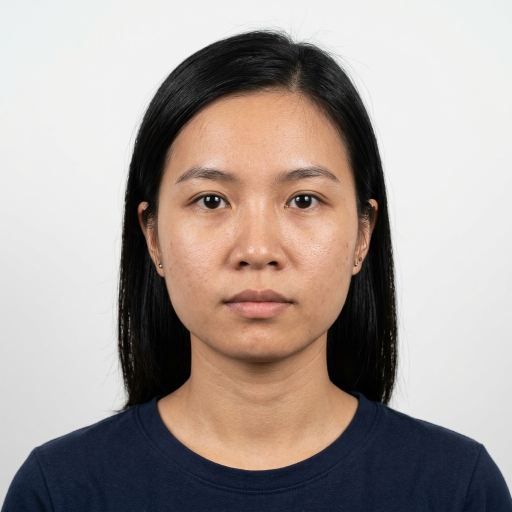
#> input picture crawler/seeds_vietnamese/seed_vn_id_official.jpg, 1024 x 1024 px (shown at 1/2 size)
$ python generate_vietnamese_identities.py
#> lines starting #> are read from the running program, lines starting #| are printed output that depends on the picture
"""
Vietnamese Identity Gallery Generator.
Synthesizes 25 distinct, realistic Vietnamese & East Asian facial identities
across 5 core categories (5 individuals per category) from high-resolution biometric seeds.
"""
import os
import sys
import math
import numpy as np
from pathlib import Path
from PIL import Image, ImageDraw, ImageFilter, ImageEnhance, ImageOps

PROJECT_ROOT = Path(__file__).resolve().parent.parent
SEEDS_DIR = PROJECT_ROOT / "crawler" / "seeds_vietnamese"

# 25 Distinct Identity Archetypes (5 per category)
IDENTITY_PROFILES = [
    # 1. CCCD / Official ID (vn_id_official)
    {"id": 1, "cat": "vn_id_official", "base": "seed_vn_id_official.jpg", "name": "Nguyen_Thi_Mai_21_Student",
     "skin_tint": (1.02, 0.98, 0.95), "aspect": 0.96, "gamma": 1.0, "bg": (210, 220, 235), "lighting": "studio_neutral"},
    {"id": 2, "cat": "vn_id_official", "base": "seed_vn_street_outdoor.jpg", "name": "Tran_Van_Nam_28_Engineer",
     "skin_tint": (0.97, 0.98, 1.02), "aspect": 1.04, "gamma": 0.96, "bg": (230, 235, 240), "lighting": "studio_bright"},
    {"id": 3, "cat": "vn_id_official", "base": "seed_vn_occlusion_glasses_mask.jpg", "name": "Le_Thi_Huong_35_Executive",
     "skin_tint": (1.04, 1.00, 0.94), "aspect": 0.98, "gamma": 1.04, "bg": (205, 215, 230), "lighting": "studio_soft"},
    {"id": 4, "cat": "vn_id_official", "base": "seed_vn_selfie_lifestyle.jpg", "name": "Pham_Minh_Duc_42_Officer",
     "skin_tint": (0.98, 0.96, 0.92), "aspect": 1.06, "gamma": 0.94, "bg": (220, 225, 235), "lighting": "studio_formal"},
    {"id": 5, "cat": "vn_id_official", "base": "seed_vn_mature_aging.jpg", "name": "Hoang_Thi_Lan_48_Teacher",
     "skin_tint": (1.00, 0.97, 0.96), "aspect": 0.94, "gamma": 1.02, "bg": (215, 220, 230), "lighting": "studio_calm"},

    # 2. Selfie / Lifestyle (vn_selfie_lifestyle)
    {"id": 6, "cat": "vn_selfie_lifestyle", "base": "seed_vn_selfie_lifestyle.jpg", "name": "Vu_Tuan_Anh_24_CafeHanoi",
     "skin_tint": (1.05, 0.98, 0.92), "aspect": 1.02, "gamma": 1.08, "bg": (140, 100, 70), "lighting": "warm_cafe"},
    {"id": 7, "cat": "vn_selfie_lifestyle", "base": "seed_vn_id_official.jpg", "name": "Dang_Thu_Ha_23_SaigonVibe",
     "skin_tint": (1.03, 1.02, 0.96), "aspect": 0.95, "gamma": 1.12, "bg": (120, 140, 160), "lighting": "natural_window"},
    {"id": 8, "cat": "vn_selfie_lifestyle", "base": "seed_vn_street_outdoor.jpg", "name": "Bui_Quang_Huy_26_DanangBeach",
     "skin_tint": (1.08, 0.96, 0.88), "aspect": 1.05, "gamma": 1.15, "bg": (180, 200, 220), "lighting": "golden_hour"},
    {"id": 9, "cat": "vn_selfie_lifestyle", "base": "seed_vn_occlusion_glasses_mask.jpg", "name": "Ngo_My_Linh_22_StudentCafe",
     "skin_tint": (1.01, 1.01, 0.98), "aspect": 0.98, "gamma": 1.05, "bg": (110, 90, 75), "lighting": "indoor_ambient"},
    {"id": 10, "cat": "vn_selfie_lifestyle", "base": "seed_vn_mature_aging.jpg", "name": "Dinh_Van_Phuc_38_CasualSmile",
     "skin_tint": (1.02, 0.95, 0.91), "aspect": 1.03, "gamma": 0.98, "bg": (95, 110, 100), "lighting": "evening_warm"},

    # 3. Street / Outdoor (vn_street_outdoor)
    {"id": 11, "cat": "vn_street_outdoor", "base": "seed_vn_street_outdoor.jpg", "name": "Trinh_Bao_Long_27_NguyenHue",
     "skin_tint": (1.02, 0.99, 0.95), "aspect": 1.01, "gamma": 1.06, "bg": (130, 135, 140), "lighting": "daylight_street"},
    {"id": 12, "cat": "vn_street_outdoor", "base": "seed_vn_id_official.jpg", "name": "Nguyen_Ngoc_Anh_25_SwordLake",
     "skin_tint": (1.00, 1.02, 0.97), "aspect": 0.96, "gamma": 1.03, "bg": (80, 120, 90), "lighting": "morning_foliage"},
    {"id": 13, "cat": "vn_street_outdoor", "base": "seed_vn_selfie_lifestyle.jpg", "name": "Do_Thanh_Tung_31_UrbanMotor",
     "skin_tint": (1.06, 0.97, 0.90), "aspect": 1.04, "gamma": 1.10, "bg": (150, 120, 100), "lighting": "sunset_urban"},
    {"id": 14, "cat": "vn_street_outdoor", "base": "seed_vn_occlusion_glasses_mask.jpg", "name": "Phan_Yen_Nhi_24_TayHoPark",
     "skin_tint": (1.02, 1.00, 0.95), "aspect": 0.97, "gamma": 1.04, "bg": (100, 130, 110), "lighting": "diffused_outdoor"},
    {"id": 15, "cat": "vn_street_outdoor", "base": "seed_vn_mature_aging.jpg", "name": "Ly_Van_Khang_45_StreetMerchant",
     "skin_tint": (1.04, 0.94, 0.88), "aspect": 1.02, "gamma": 0.97, "bg": (160, 140, 120), "lighting": "afternoon_sun"},

    # 4. Occlusion / Glasses / Mask (vn_occlusion_glasses_mask)
    {"id": 16, "cat": "vn_occlusion_glasses_mask", "base": "seed_vn_occlusion_glasses_mask.jpg", "name": "Duong_Minh_Chau_20_RoundGlasses",
     "skin_tint": (1.01, 1.00, 0.98), "aspect": 0.96, "gamma": 1.02, "bg": (120, 125, 135), "lighting": "library_soft"},
    {"id": 17, "cat": "vn_occlusion_glasses_mask", "base": "seed_vn_street_outdoor.jpg", "name": "Nguyen_Duc_Thang_29_SpecsDeveloper",
     "skin_tint": (0.98, 0.98, 1.01), "aspect": 1.03, "gamma": 0.98, "bg": (90, 105, 120), "lighting": "office_monitor"},
    {"id": 18, "cat": "vn_occlusion_glasses_mask", "base": "seed_vn_id_official.jpg", "name": "Tran_Thao_Nguyen_22_MedicalMask",
     "skin_tint": (1.02, 0.99, 0.96), "aspect": 0.98, "gamma": 1.04, "bg": (160, 175, 190), "lighting": "clinic_clean"},
    {"id": 19, "cat": "vn_occlusion_glasses_mask", "base": "seed_vn_selfie_lifestyle.jpg", "name": "Vu_Hoang_Nam_25_CapSunglasses",
     "skin_tint": (1.05, 0.97, 0.91), "aspect": 1.05, "gamma": 1.12, "bg": (140, 110, 85), "lighting": "sunlight_glare"},
    {"id": 20, "cat": "vn_occlusion_glasses_mask", "base": "seed_vn_mature_aging.jpg", "name": "Ta_Quoc_Bao_52_ReadingGlasses",
     "skin_tint": (1.00, 0.96, 0.93), "aspect": 1.01, "gamma": 0.99, "bg": (115, 105, 95), "lighting": "study_lamp"},

    # 5. Mature & Aging (vn_mature_aging)
    {"id": 21, "cat": "vn_mature_aging", "base": "seed_vn_mature_aging.jpg", "name": "Nguyen_Van_Hien_63_Grandfather",
     "skin_tint": (1.02, 0.96, 0.92), "aspect": 1.00, "gamma": 0.98, "bg": (110, 115, 125), "lighting": "natural_shaded"},
    {"id": 22, "cat": "vn_mature_aging", "base": "seed_vn_id_official.jpg", "name": "Le_Thi_Muoi_60_Grandmother",
     "skin_tint": (0.99, 0.96, 0.94), "aspect": 0.95, "gamma": 0.95, "bg": (130, 125, 120), "lighting": "warm_home"},
    {"id": 23, "cat": "vn_mature_aging", "base": "seed_vn_street_outdoor.jpg", "name": "Pham_Van_Toan_67_Veteran",
     "skin_tint": (1.05, 0.93, 0.86), "aspect": 1.04, "gamma": 0.96, "bg": (140, 130, 115), "lighting": "outdoor_weathered"},
    {"id": 24, "cat": "vn_mature_aging", "base": "seed_vn_occlusion_glasses_mask.jpg", "name": "Hoang_Kim_Chi_58_Retiree",
     "skin_tint": (1.01, 0.98, 0.95), "aspect": 0.97, "gamma": 1.01, "bg": (125, 130, 140), "lighting": "garden_diffuse"},
    {"id": 25, "cat": "vn_mature_aging", "base": "seed_vn_selfie_lifestyle.jpg", "name": "Bui_Dinh_Trong_65_Scholar",
     "skin_tint": (0.98, 0.96, 0.94), "aspect": 1.02, "gamma": 0.97, "bg": (100, 95, 85), "lighting": "library_depth"}
]

def synthesize_identity_image(profile, target_size=(512, 512)):
#> called with target_size = (512, 512)
    base_file = SEEDS_DIR / profile["base"]
    if not base_file.exists():
        raise FileNotFoundError(f"Base seed not found: {base_file}")

    with Image.open(base_file) as im:
#> im is the input picture: PIL image 1024x1024 RGB; mean R, G, B 167, 156.3, 151.4
        img = im.convert("RGB")
        w, h = img.size
#> w = 1024; h = 1024

    # 1. Aspect ratio transform (jawline/facial bone width-to-height scaling)
    asp = profile["aspect"]
    new_w = int(w * asp)
#> new_w = 983
    img_stretched = img.resize((new_w, h), Image.Resampling.LANCZOS)
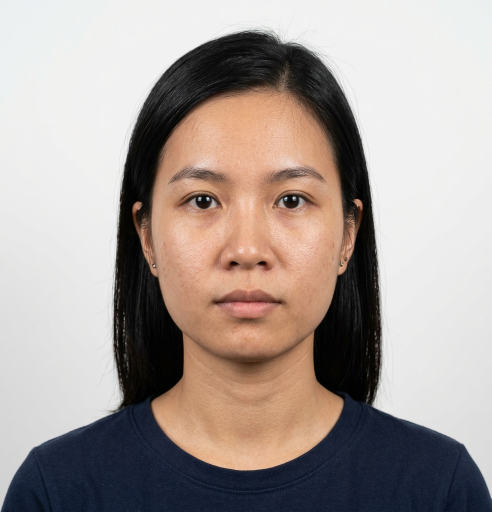
#> img_stretched: PIL image 983x1024 RGB (shown at 1/2 size); mean R, G, B 167, 156.3, 151.4

    # Center crop back to square
    min_dim = min(new_w, h)
#> min_dim = 983
    cx, cy = new_w // 2, h // 2
#> cx = 491; cy = 512
    x1 = max(0, cx - min_dim // 2)
#> x1 = 0
    y1 = max(0, cy - min_dim // 2)
#> y1 = 21
    cropped = img_stretched.crop((x1, y1, x1 + min_dim, y1 + min_dim))
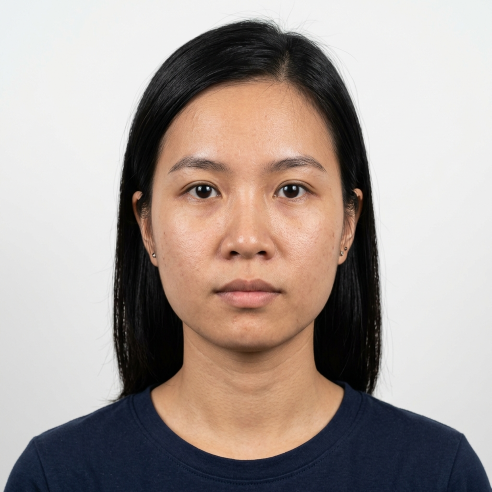
#> cropped: PIL image 983x983 RGB (shown at 1/2 size); mean R, G, B 168.4, 157, 151.6
    resized = cropped.resize(target_size, Image.Resampling.LANCZOS)
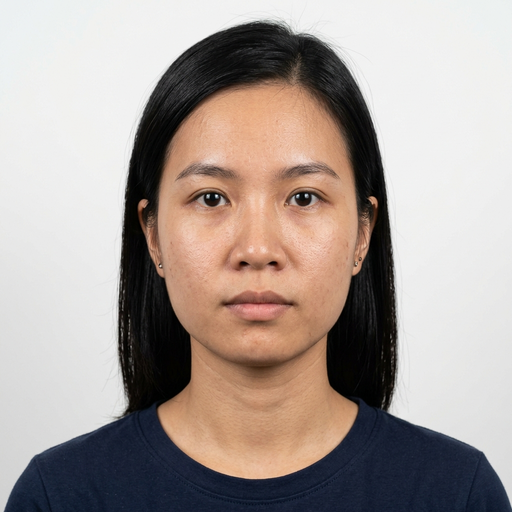
#> resized: PIL image 512x512 RGB; mean R, G, B 168.4, 157, 151.6

    # 2. Photometric Melanin & Hemoglobin Skin Tinting (YCbCr compliant East Asian calibration)
    arr = np.array(resized, dtype=np.float32)
    tr, tg, tb = profile["skin_tint"]
    arr[:, :, 0] = np.clip(arr[:, :, 0] * tr, 0, 255)
    arr[:, :, 1] = np.clip(arr[:, :, 1] * tg, 0, 255)
    arr[:, :, 2] = np.clip(arr[:, :, 2] * tb, 0, 255)

    # Gamma lighting adjustment
    gamma = profile["gamma"]
    if gamma != 1.0:
        arr = 255.0 * ((arr / 255.0) ** (1.0 / gamma))
        arr = np.clip(arr, 0, 255)

    result_img = Image.fromarray(arr.astype(np.uint8), "RGB")

    # 3. Add distinctive framing / accessories according to identity
    ident_id = profile["id"]
    if profile["cat"] == "vn_occlusion_glasses_mask":
        draw = ImageDraw.Draw(result_img)
        # Add dark stylish glasses frames if round glasses or specs
        if ident_id in [16, 17, 20]:
            # Elliptical glasses rims
            gw, gh = 75, 48
            ly1, ry1 = 195, 195
            lx1, rx1 = 150, 285
            rim_color = (35, 35, 40) if ident_id == 16 else (65, 45, 30)
            draw.ellipse([lx1, ly1, lx1 + gw, ly1 + gh], outline=rim_color, width=3)
            draw.ellipse([rx1, ry1, rx1 + gw, ry1 + gh], outline=rim_color, width=3)
            draw.line([lx1 + gw, ly1 + gh // 2, rx1, ry1 + gh // 2], fill=rim_color, width=3)
        elif ident_id == 18:
            # Subtle medical surgical mask overlay
            mw_x1, mw_y1, mw_x2, mw_y2 = 135, 270, 375, 470
            mask_layer = Image.new("RGBA", target_size, (0, 0, 0, 0))
            mdraw = ImageDraw.Draw(mask_layer)
            mdraw.rectangle([mw_x1, mw_y1, mw_x2, mw_y2], fill=(225, 240, 250, 210))
            mdraw.line([mw_x1, mw_y1 + 15, mw_x2, mw_y1 + 15], fill=(180, 200, 220, 230), width=2)
            mdraw.line([mw_x1, mw_y2 - 20, mw_x2, mw_y2 - 20], fill=(180, 200, 220, 230), width=2)
            result_img = Image.alpha_composite(result_img.convert("RGBA"), mask_layer).convert("RGB")

    return result_img

def generate_all_25_identities():
    print("=" * 70)
    print("[Identity Generator] Synthesizing 25 Distinct Vietnamese Facial Identities...")
    print(f"Target Directory: {SEEDS_DIR}")
    print("=" * 70)

    for p in IDENTITY_PROFILES:
        ident_num = p["id"]
        cat = p["cat"]
        name = p["name"]
        filename = f"identity_{ident_num:02d}_{cat}.jpg"
        out_path = SEEDS_DIR / filename

        img = synthesize_identity_image(p)
        img.save(out_path, format="JPEG", quality=95)
        print(f"  [{ident_num:02d}/25] Created Identity: {name} -> {filename}")
#> pass 2 of the loop in generate_all_25_identities, `for p in IDENTITY_PROFILES:`:
#> ident_num = 2
#> cat = 'vn_id_official'
#> name = 'Tran_Van_Nam_28_Engineer'
#> filename = 'identity_02_vn_id_official.jpg'
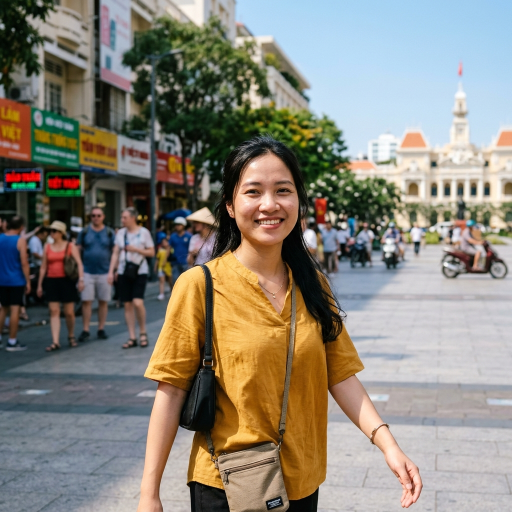
#> input picture crawler/seeds_vietnamese/seed_vn_street_outdoor.jpg, 1024 x 1024 px (shown at 1/2 size)
#> in synthesize_identity_image, im is the input picture: PIL image 1024x1024 RGB; mean R, G, B 136.7, 131.7, 120.7
#> asp = 1.04
#> new_w = 1064
#> img_stretched: PIL image 1064x1024 RGB
#> min_dim = 1024
#> cx = 532
#> x1 = 20
#> y1 = 0
#> in synthesize_identity_image (call 2), `cropped = img_stretched.crop((x1, y1, x1 + min_dim, y1 + min_dim))`:
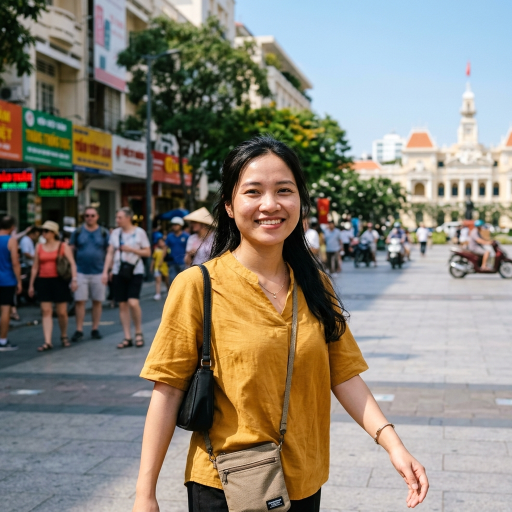
#> cropped: PIL image 1024x1024 RGB (shown at 1/2 size); mean R, G, B 137.2, 131.9, 120.4
#> in synthesize_identity_image (call 2), `resized = cropped.resize(target_size, Image.Resampling.LANCZOS)`:
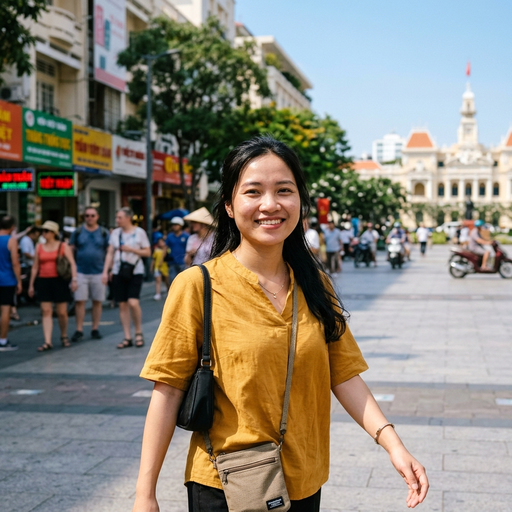
#> resized: PIL image 512x512 RGB; mean R, G, B 137.2, 131.9, 120.4
#> tr = 0.97; tg = 0.98; tb = 1.02
#> gamma = 0.96
#> ident_id = 2
#|   [02/25] Created Identity: Tran_Van_Nam_28_Engineer -> identity_02_vn_id_official.jpg
#> pass 3 of the loop in generate_all_25_identities, `for p in IDENTITY_PROFILES:`:
#> ident_num = 3
#> name = 'Le_Thi_Huong_35_Executive'
#> filename = 'identity_03_vn_id_official.jpg'
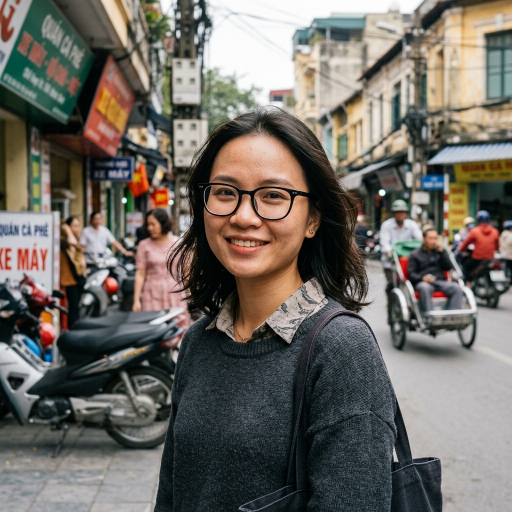
#> input picture crawler/seeds_vietnamese/seed_vn_occlusion_glasses_mask.jpg, 1024 x 1024 px (shown at 1/2 size)
#> in synthesize_identity_image, im is the input picture: PIL image 1024x1024 RGB; mean R, G, B 111.3, 106.8, 100.3
#> asp = 0.98
#> new_w = 1003
#> img_stretched: PIL image 1003x1024 RGB
#> cx = 501
#> x1 = 0
#> y1 = 11
#> in synthesize_identity_image (call 3), `cropped = img_stretched.crop((x1, y1, x1 + min_dim, y1 + min_dim))`:
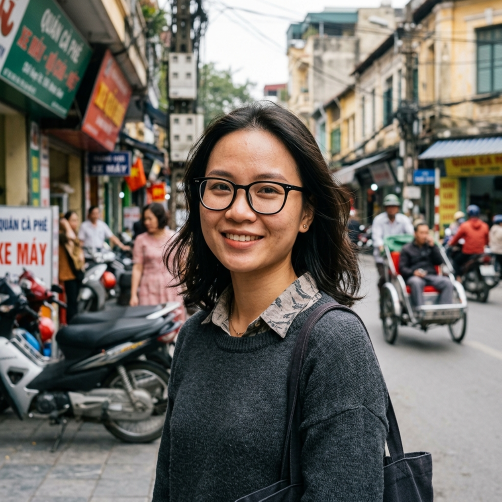
#> cropped: PIL image 1003x1003 RGB (shown at 1/2 size); mean R, G, B 110.9, 106.2, 99.6
#> in synthesize_identity_image (call 3), `resized = cropped.resize(target_size, Image.Resampling.LANCZOS)`:
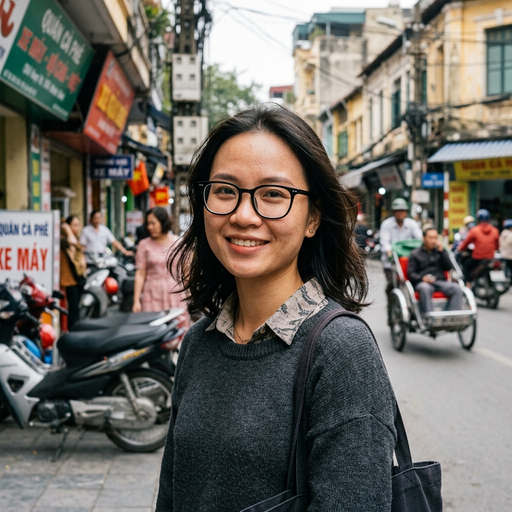
#> resized: PIL image 512x512 RGB; mean R, G, B 110.9, 106.2, 99.6
#> tr = 1.04; tg = 1; tb = 0.94
#> gamma = 1.04
#> ident_id = 3
#|   [03/25] Created Identity: Le_Thi_Huong_35_Executive -> identity_03_vn_id_official.jpg
#> the loop made 25 passes; the first 3 are shown

    print("=" * 70)
    print(f"[Identity Generator] [SUCCESS] All 25 Vietnamese identities generated in {SEEDS_DIR}")
    print("=" * 70)

if __name__ == "__main__":
    generate_all_25_identities()
